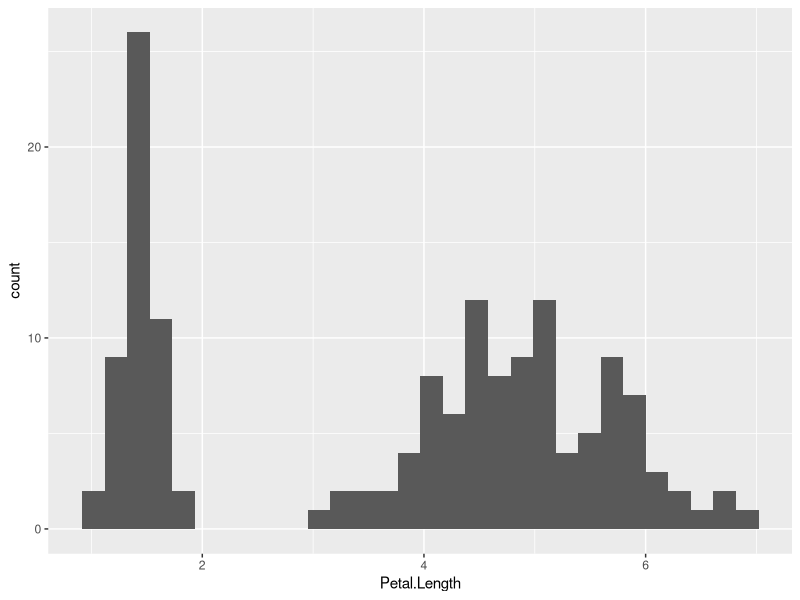
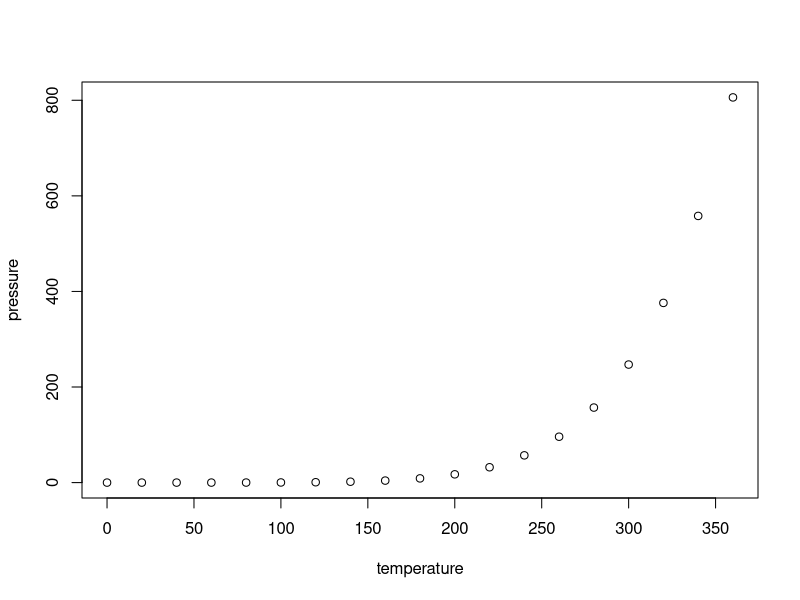
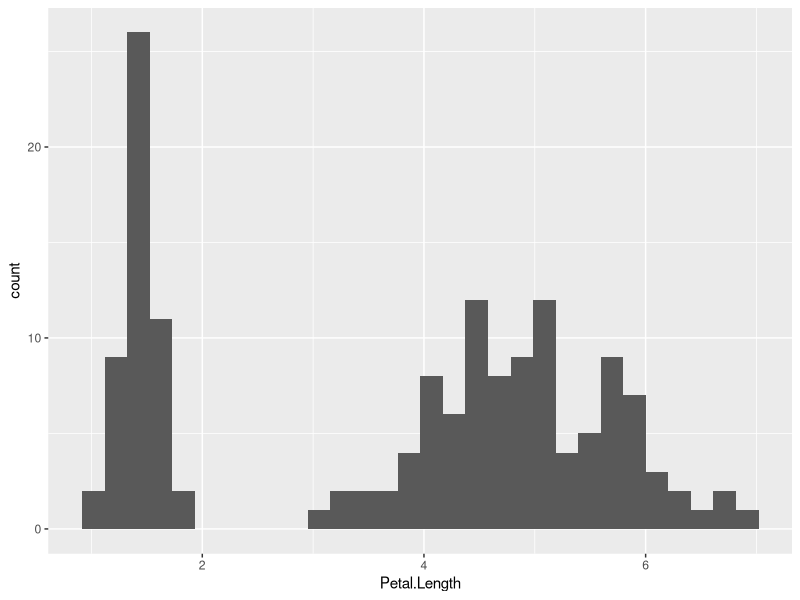

These charts were generated, in order, by the following R code:
## ---- chunk 1
knitr::opts_chunk$set(echo = TRUE)
library(tidyverse)
## ---- chunk 2
ggplot(iris, aes(x = Petal.Length)) +
  geom_histogram()

ggsave("practice_plot.png")
## ---- chunk 3
plot(pressure)
